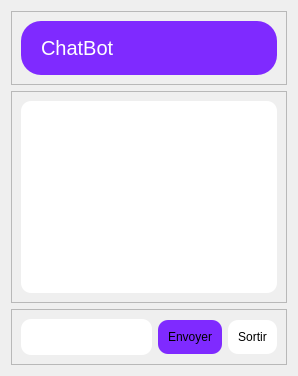
         <widget class="QWidget" name="parchat">
          <layout class="QVBoxLayout" name="verticalLayout_38">
           <item>
            <widget class="QFrame" name="frame_75">
             <property name="sizePolicy">
              <sizepolicy hsizetype="Preferred" vsizetype="Maximum">
               <horstretch>0</horstretch>
               <verstretch>0</verstretch>
              </sizepolicy>
             </property>
             <property name="frameShape">
              <enum>QFrame::Shape::StyledPanel</enum>
             </property>
             <property name="frameShadow">
              <enum>QFrame::Shadow::Raised</enum>
             </property>
             <layout class="QHBoxLayout" name="horizontalLayout_53">
              <item>
               <widget class="QLabel" name="label_82">
                <property name="styleSheet">
                 <string notr="true">QLabel{color:rgb(255, 255, 255);
font-family: 'Sans-Serif';
 font-size: 20px;    
 background-color: rgb(209, 255, 117);;
border-radius:20px;
font-color:white;
background-color: rgb(127, 42, 255);
padding:15px;}</string>
                </property>
                <property name="text">
                 <string>ChatBot</string>
                </property>
               </widget>
              </item>
             </layout>
            </widget>
           </item>
           <item>
            <widget class="QFrame" name="frame_76">
             <property name="frameShape">
              <enum>QFrame::Shape::StyledPanel</enum>
             </property>
             <property name="frameShadow">
              <enum>QFrame::Shadow::Raised</enum>
             </property>
             <layout class="QHBoxLayout" name="horizontalLayout_55">
              <item>
               <widget class="QTextBrowser" name="textBrowserparchat">
                <property name="styleSheet">
                 <string notr="true">background-color: rgb(255, 255, 255);
border-radius: 10px;</string>
                </property>
               </widget>
              </item>
             </layout>
            </widget>
           </item>
           <item>
            <widget class="QFrame" name="frame_77">
             <property name="sizePolicy">
              <sizepolicy hsizetype="Preferred" vsizetype="Maximum">
               <horstretch>0</horstretch>
               <verstretch>0</verstretch>
              </sizepolicy>
             </property>
             <property name="frameShape">
              <enum>QFrame::Shape::StyledPanel</enum>
             </property>
             <property name="frameShadow">
              <enum>QFrame::Shadow::Raised</enum>
             </property>
             <layout class="QHBoxLayout" name="horizontalLayout_54">
              <item>
               <widget class="QLineEdit" name="lineEditparchat">
                <property name="styleSheet">
                 <string notr="true">background-color: rgb(255, 255, 255);
border-radius: 10px;padding:10px;</string>
                </property>
               </widget>
              </item>
              <item>
               <widget class="QPushButton" name="pushButtonparchatenvoyer">
                <property name="styleSheet">
                 <string notr="true">QPushButton
{
background-color:rgb(127, 42, 255);
border-radius: 10px;
padding: 10px;
}

QPushButton:Hover {
				background-color: rgb(118, 15, 182);;
				border-color: rgb(159, 159, 159);}
</string>
                </property>
                <property name="text">
                 <string>Envoyer</string>
                </property>
               </widget>
              </item>
              <item>
               <widget class="QPushButton" name="pushButtonparchatsortir">
                <property name="styleSheet">
                 <string notr="true">QPushButton
{
background-color:rgb(255, 255, 255);
border-radius: 10px;
padding: 10px;
}

QPushButton:Hover {
				background-color: rgb(159, 159, 159);
				border-color: rgb(159, 159, 159);}
</string>
                </property>
                <property name="text">
                 <string>Sortir</string>
                </property>
               </widget>
              </item>
             </layout>
            </widget>
           </item>
          </layout>
         </widget>
